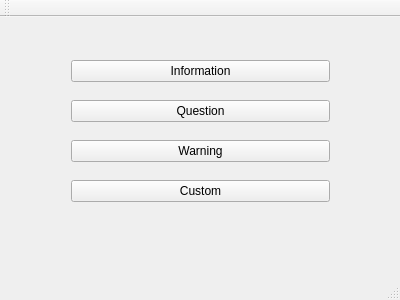
<?xml version="1.0" encoding="UTF-8"?>
<ui version="4.0">
 <class>MainWindow</class>
 <widget class="QMainWindow" name="MainWindow">
  <property name="geometry">
   <rect>
    <x>0</x>
    <y>0</y>
    <width>400</width>
    <height>300</height>
   </rect>
  </property>
  <property name="windowTitle">
   <string>MainWindow</string>
  </property>
  <widget class="QWidget" name="centralWidget">
   <widget class="QWidget" name="">
    <property name="geometry">
     <rect>
      <x>60</x>
      <y>20</y>
      <width>281</width>
      <height>191</height>
     </rect>
    </property>
    <layout class="QVBoxLayout" name="verticalLayout">
     <item>
      <widget class="QPushButton" name="pushButton">
       <property name="text">
        <string>Information</string>
       </property>
      </widget>
     </item>
     <item>
      <widget class="QPushButton" name="pushButton_2">
       <property name="text">
        <string>Question</string>
       </property>
      </widget>
     </item>
     <item>
      <widget class="QPushButton" name="pushButton_3">
       <property name="text">
        <string>Warning</string>
       </property>
      </widget>
     </item>
     <item>
      <widget class="QPushButton" name="pushButton_4">
       <property name="text">
        <string>Custom</string>
       </property>
      </widget>
     </item>
    </layout>
   </widget>
  </widget>
  <widget class="QMenuBar" name="menuBar">
   <property name="geometry">
    <rect>
     <x>0</x>
     <y>0</y>
     <width>400</width>
     <height>26</height>
    </rect>
   </property>
  </widget>
  <widget class="QToolBar" name="mainToolBar">
   <attribute name="toolBarArea">
    <enum>TopToolBarArea</enum>
   </attribute>
   <attribute name="toolBarBreak">
    <bool>false</bool>
   </attribute>
  </widget>
  <widget class="QStatusBar" name="statusBar"/>
 </widget>
 <layoutdefault spacing="6" margin="11"/>
 <resources/>
 <connections/>
</ui>
